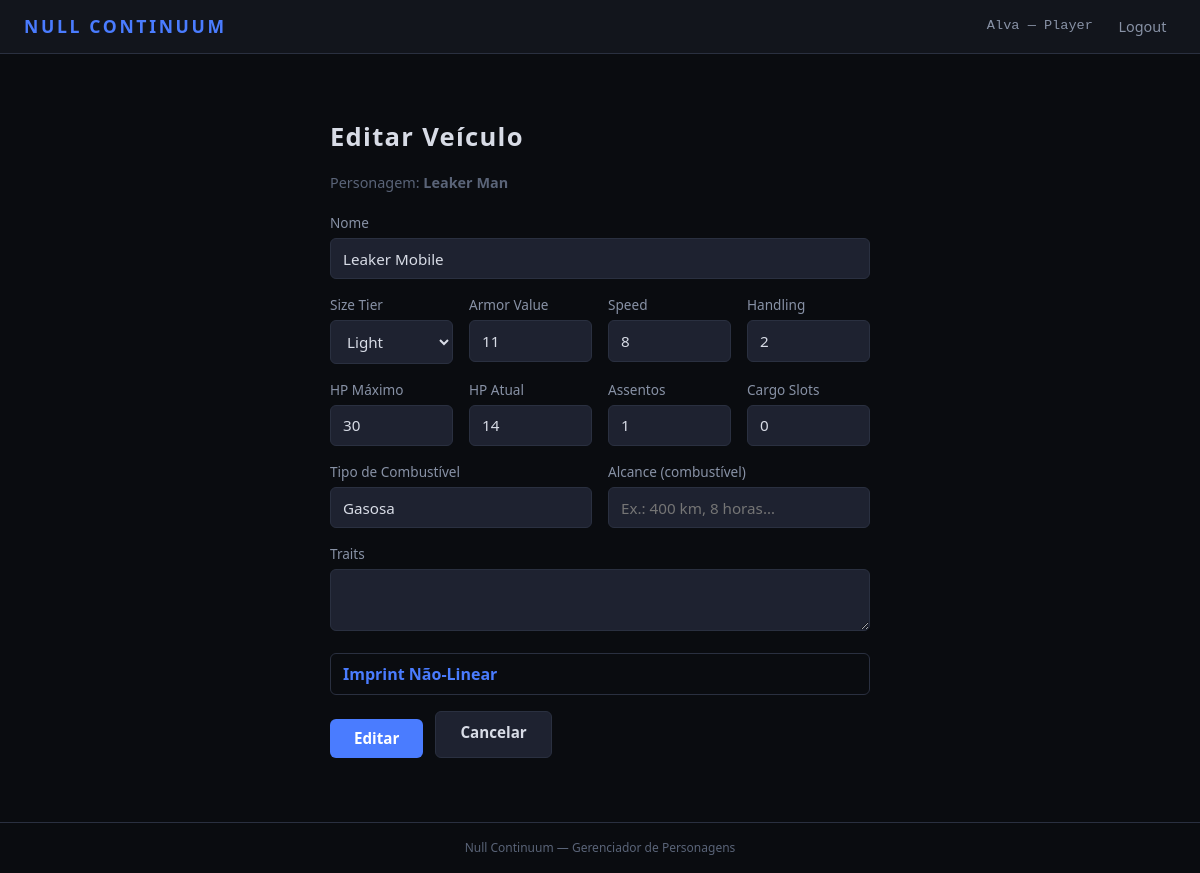
Screenshot of /personagens/19/veiculos/1/edit/ (signed in) with the database file from the repository.
### HomeApp/models.py (models this page shows, shortened)
class User(AbstractUser):
    ROLE_CHOICES = [
        ('GM', 'Game Master'),
        ('PLAYER', 'Player'),
    ]
    role = models.CharField(max_length=6, choices=ROLE_CHOICES, default='PLAYER')

### CharSheet/models.py (models this page shows, shortened)
class Character(models.Model):
    player = models.ForeignKey(
        settings.AUTH_USER_MODEL,
        on_delete=models.CASCADE,
        related_name='characters',
    )
    name = models.CharField('Nome do Personagem', max_length=120)
    background = models.CharField(
        'Background', max_length=20,
        choices=BACKGROUND_CHOICES, default='OTHER',
    )
    background_custom = models.CharField(
        'Background (custom)', max_length=120, blank=True,
        help_text='Preencha se escolheu "Outro".',
    )
    base_rank = models.PositiveIntegerField(
        'Base Rank', default=1,
        validators=[MinValueValidator(1), MaxValueValidator(15)],
    )
    nl_rank = models.PositiveIntegerField(
        'NL Rank', default=0,
        validators=[MinValueValidator(0), MaxValueValidator(15)],
    )
    agility = models.PositiveIntegerField(
        'Agility (AGI)', default=1,
        validators=[MinValueValidator(1), MaxValueValidator(5)],
    )
    fortitude = models.PositiveIntegerField(
        'Fortitude (FOR)', default=1,
        validators=[MinValueValidator(1), MaxValueValidator(5)],
    )
    insight = models.PositiveIntegerField(
        'Insight (INS)', default=1,
        validators=[MinValueValidator(1), MaxValueValidator(5)],
    )
    presence = models.PositiveIntegerField(
        'Presence (PRE)', default=1,
        validators=[MinValueValidator(1), MaxValueValidator(5)],
    )
    stability = models.PositiveIntegerField(
        'Stability (STA)', default=1,
        validators=[MinValueValidator(1), MaxValueValidator(5)],
    )
    intent = models.PositiveIntegerField(
        'Intent (INT)', default=1,
        validators=[MinValueValidator(1), MaxValueValidator(5)],
    )
    continuity_constant = models.CharField(
        'Continuity Constant', max_length=4,
        choices=CC_CHOICES, blank=True, default='',
    )
    abstraction_frame = models.CharField(
        'Abstraction Frame', max_length=10,
        choices=FRAME_CHOICES, blank=True, default='',
    )
    current_hp = models.IntegerField('HP Atual', default=0)
    current_strain = models.IntegerField('Strain Atual', default=0)
    temp_hp = models.IntegerField('HP Temporário', default=0)
    current_ap = models.IntegerField('AP Atual', default=3)
    armor_bonus = models.IntegerField('Bônus de Armadura', default=0)
    shield_bonus = models.IntegerField('Bônus de Escudo', default=0)
    current_load = models.IntegerField('Carga Atual', default=0)
    level_up_available = models.BooleanField('Level Up Disponível', default=False)
    skill_melee = models.CharField('Melee', max_length=1, choices=SKILL_RANK_CHOICES, default='U')
    skill_ranged_weapons = models.CharField('Ranged Weapons', max_length=1, choices=SKILL_RANK_CHOICES, default='U')
    skill_heavy_weaponry = models.CharField('Heavy Weaponry', max_length=1, choices=SKILL_RANK_CHOICES, default='U')
    skill_initiative = models.CharField('Initiative', max_length=1, choices=SKILL_RANK_CHOICES, default='U')
    skill_athletics = models.CharField('Athletics', max_length=1, choices=SKILL_RANK_CHOICES, default='U')
    skill_endurance = models.CharField('Endurance', max_length=1, choices=SKILL_RANK_CHOICES, default='U')
    skill_acrobatics = models.CharField('Acrobatics', max_length=1, choices=SKILL_RANK_CHOICES, default='U')
    skill_stealth = models.CharField('Stealth', max_length=1, choices=SKILL_RANK_CHOICES, default='U')
    skill_perception = models.CharField('Perception', max_length=1, choices=SKILL_RANK_CHOICES, default='U')
    skill_reflexes = models.CharField('Reflexes', max_length=1, choices=SKILL_RANK_CHOICES, default='U')
    skill_sleight_of_hand = models.CharField('Sleight of Hand', max_length=1, choices=SKILL_RANK_CHOICES, default='U')
    skill_piloting_ground = models.CharField('Piloting (Ground)', max_length=1, choices=SKILL_RANK_CHOICES, default='U')
    skill_piloting_air = models.CharField('Piloting (Air)', max_length=1, choices=SKILL_RANK_CHOICES, default='U')
    skill_piloting_sea = models.CharField('Piloting (Sea)', max_length=1, choices=SKILL_RANK_CHOICES, default='U')
    skill_technology = models.CharField('Technology', max_length=1, choices=SKILL_RANK_CHOICES, default='U')
    skill_engineering = models.CharField('Engineering', max_length=1, choices=SKILL_RANK_CHOICES, default='U')
    skill_medicine = models.CharField('Medicine', max_length=1, choices=SKILL_RANK_CHOICES, default='U')
    skill_history = models.CharField('History', max_length=1, choices=SKILL_RANK_CHOICES, default='U')
    skill_religion = models.CharField('Religion', max_length=1, choices=SKILL_RANK_CHOICES, default='U')
    skill_investigation = models.CharField('Investigation', max_length=1, choices=SKILL_RANK_CHOICES, default='U')
    skill_intuition = models.CharField('Intuition', max_length=1, choices=SKILL_RANK_CHOICES, default='U')
    skill_persuasion = models.CharField('Persuasion', max_length=1, choices=SKILL_RANK_CHOICES, default='U')
    skill_intimidation = models.CharField('Intimidation', max_length=1, choices=SKILL_RANK_CHOICES, default='U')
    skill_deception = models.CharField('Deception', max_length=1, choices=SKILL_RANK_CHOICES, default='U')
    skill_survival = models.CharField('Survival', max_length=1, choices=SKILL_RANK_CHOICES, default='U')
    skill_null_theory = models.CharField('Null Theory', max_length=1, choices=SKILL_RANK_CHOICES, default='U')
    skill_null_navigation = models.CharField('Null Navigation', max_length=1, choices=SKILL_RANK_CHOICES, default='U')
    skill_animal_handling = models.CharField('Animal Handling', max_length=1, choices=SKILL_RANK_CHOICES, default='U')
    skill_nlc = models.CharField('NL Control (NLC)', max_length=1, choices=SKILL_RANK_CHOICES, default='U')
    skill_nlr = models.CharField('NL Resistance (NLR)', max_length=1, choices=SKILL_RANK_CHOICES, default='U')
    skill_nl_sensitivity = models.CharField('NL Sensitivity', max_length=1, choices=SKILL_RANK_CHOICES, default='U')
    skill_nl_engineering = models.CharField('NL Engineering', max_length=1, choices=SKILL_RANK_CHOICES, default='U')
    skill_anomalous_protocols = models.CharField('Anomalous Protocols', max_length=1, choices=SKILL_RANK_CHOICES, default='U')
    skill_continuity_analysis = models.CharField('Continuity Analysis', max_length=1, choices=SKILL_RANK_CHOICES, default='U')
    notes = models.TextField('Notas', blank=True)
    created_at = models.DateTimeField(auto_now_add=True)
    updated_at = models.DateTimeField(auto_now=True)
    class Meta:
        ordering = ['-updated_at']
        verbose_name = 'Personagem'
        verbose_name_plural = 'Personagens'
    @property
    def category(self):
        if self.nl_rank == 0:
            return '—'
        if self.nl_rank <= 3:
            return 'I'
        if self.nl_rank <= 6:
            return 'II'
        if self.nl_rank <= 9:
            return 'III'
        if self.nl_rank <= 12:
            return 'IV'
        return 'V'
    SKILL_FIELDS = [
        ('skill_melee', 'Melee', 'Combate'),
        ('skill_ranged_weapons', 'Ranged Weapons', 'Combate'),
        ('skill_heavy_weaponry', 'Heavy Weaponry', 'Combate'),
        ('skill_initiative', 'Initiative', 'Combate'),
        ('skill_athletics', 'Athletics', 'Geral'),
        ('skill_endurance', 'Endurance', 'Geral'),
        ('skill_acrobatics', 'Acrobatics', 'Geral'),
        ('skill_stealth', 'Stealth', 'Geral'),
        ('skill_perception', 'Perception', 'Geral'),
        ('skill_reflexes', 'Reflexes', 'Geral'),
        ('skill_sleight_of_hand', 'Sleight of Hand', 'Geral'),
        ('skill_piloting_ground', 'Piloting (Ground)', 'Geral'),
        ('skill_piloting_air', 'Piloting (Air)', 'Geral'),
        ('skill_piloting_sea', 'Piloting (Sea)', 'Geral'),
        ('skill_technology', 'Technology', 'Geral'),
        ('skill_engineering', 'Engineering', 'Geral'),
        ('skill_medicine', 'Medicine', 'Geral'),
        ('skill_history', 'History', 'Geral'),
        ('skill_religion', 'Religion', 'Geral'),
        ('skill_investigation', 'Investigation', 'Geral'),
        ('skill_intuition', 'Intuition', 'Geral'),
        ('skill_persuasion', 'Persuasion', 'Geral'),
        ('skill_intimidation', 'Intimidation', 'Geral'),
        ('skill_deception', 'Deception', 'Geral'),
        ('skill_survival', 'Survival', 'Geral'),
        ('skill_null_theory', 'Null Theory', 'Geral'),
        ('skill_null_navigation', 'Null Navigation', 'Geral'),
        ('skill_animal_handling', 'Animal Handling', 'Geral'),
        ('skill_nlc', 'NL Control (NLC)', 'Non-Linear'),
        ('skill_nlr', 'NL Resistance (NLR)', 'Non-Linear'),
        ('skill_nl_sensitivity', 'NL Sensitivity', 'Non-Linear'),
        ('skill_nl_engineering', 'NL Engineering', 'Non-Linear'),
        ('skill_anomalous_protocols', 'Anomalous Protocols', 'Non-Linear'),
        ('skill_continuity_analysis', 'Continuity Analysis', 'Non-Linear'),
    ]
    from .feat_models import FeatDefinition, CharacterFeat
    from .trait_models import TraitDefinition, CharacterTrait

class VehicleItem(models.Model):
    character = models.ForeignKey(
        Character, on_delete=models.CASCADE, related_name='vehicles'
    )
    name = models.CharField('Nome', max_length=120)
    size_tier = models.CharField('Size Tier', max_length=10, choices=VEHICLE_SIZE_CHOICES, default='LIGHT')
    current_hp = models.IntegerField('HP Atual', default=0)
    max_hp = models.PositiveIntegerField('HP Máximo', default=1)
    armor_value = models.IntegerField('Armor Value', default=0)
    speed = models.IntegerField('Speed', default=0)
    handling = models.IntegerField('Handling', default=0)
    seats = models.PositiveIntegerField('Assentos', default=1)
    cargo_slots = models.PositiveIntegerField('Cargo Slots', default=0)
    fuel_type = models.CharField('Tipo de Combustível', max_length=80, blank=True)
    fuel_range = models.CharField('Alcance (combustível)', max_length=80, blank=True)
    traits = models.TextField('Traits', blank=True)
    is_nl = models.BooleanField('Não-Linear', default=False)
    nl_constant = models.CharField('Continuity Constant', max_length=200, blank=True)
    nl_passive = models.TextField('Passive Expressions', blank=True)
    nl_active = models.TextField('Active Expressions', blank=True)
    nl_condition_rules = models.TextField('Condition Rules', blank=True)
    class Meta:
        ordering = ['name']
        verbose_name = 'Veículo'
        verbose_name_plural = 'Veículos'

### CharSheet/views.py (the view)
# urls.py: path('personagens/<int:pk>/veiculos/<int:item_pk>/edit/', views.vehicle_edit, name='vehicle_edit'),
@login_required
def vehicle_edit(request, pk, item_pk):
    char = _get_owned_character(pk, request.user)
    item = get_object_or_404(VehicleItem, pk=item_pk, character=char)
    if request.method == 'POST':
        form = VehicleItemForm(request.POST, instance=item)
        if form.is_valid():
            form.save()
            return redirect('character_detail', pk=pk)
    else:
        form = VehicleItemForm(instance=item)
    return render(request, 'CharSheet/vehicle_form.html', {
        'form': form, 'char': char, 'action': 'Editar',
    })

### templates/CharSheet/vehicle_form.html (shortened to what this page needs)
{% extends 'base.html' %}
{% block content %}
<div class="auth-container inv-form-container">
    <h1 class="auth-title">{{ action }} Veículo</h1>
    <p class="inv-form-char">Personagem: <strong>{{ char.name }}</strong></p>
    <form method="post" class="inv-form">
        <div class="form-group">
            <label class="form-label" for="{{ form.name.id_for_label }}">{{ form.name.label }}</label>
            {{ form.name }}
        </div>
        <div class="veh-form-row">
            <div class="form-group">
                <label class="form-label" for="{{ form.size_tier.id_for_label }}">{{ form.size_tier.label }}</label>
                {{ form.size_tier }}
            </div>
            <div class="form-group">
                <label class="form-label" for="{{ form.armor_value.id_for_label }}">{{ form.armor_value.label }}</label>
                {{ form.armor_value }}
            </div>
            <div class="form-group">
                <label class="form-label" for="{{ form.speed.id_for_label }}">{{ form.speed.label }}</label>
                {{ form.speed }}
            </div>
            <div class="form-group">
                <label class="form-label" for="{{ form.handling.id_for_label }}">{{ form.handling.label }}</label>
                {{ form.handling }}
            </div>
        </div>
        <div class="veh-form-row">
            <div class="form-group">
                <label class="form-label" for="{{ form.max_hp.id_for_label }}">{{ form.max_hp.label }}</label>
                {{ form.max_hp }}
            </div>
            <div class="form-group">
                <label class="form-label" for="{{ form.current_hp.id_for_label }}">{{ form.current_hp.label }}</label>
                {{ form.current_hp }}
            </div>
            <div class="form-group">
                <label class="form-label" for="{{ form.seats.id_for_label }}">{{ form.seats.label }}</label>
                {{ form.seats }}
            </div>
            <div class="form-group">
                <label class="form-label" for="{{ form.cargo_slots.id_for_label }}">{{ form.cargo_slots.label }}</label>
                {{ form.cargo_slots }}
            </div>
        </div>
        <div class="veh-form-row">
            <div class="form-group">
                <label class="form-label" for="{{ form.fuel_type.id_for_label }}">{{ form.fuel_type.label }}</label>
                {{ form.fuel_type }}
            </div>
            <div class="form-group">
                <label class="form-label" for="{{ form.fuel_range.id_for_label }}">{{ form.fuel_range.label }}</label>
                {{ form.fuel_range }}
            </div>
        </div>
        <div class="form-group">
            <label class="form-label" for="{{ form.traits.id_for_label }}">{{ form.traits.label }}</label>
            {{ form.traits }}
        </div>
        <details class="nl-form-details" {% if form.instance.is_nl %}open{% endif %}>
            <summary class="nl-form-summary">Imprint Não-Linear</summary>
        </details>
        <div class="form-actions">
            <button type="submit" class="btn btn-primary btn-inline">{{ action }}</button>
            <a href="{% url 'character_detail' pk=char.pk %}" class="btn btn-secondary btn-inline">Cancelar</a>
        </div>
    </form>
</div>
{% endblock %}

### templates/base.html (shortened to what this page needs)
{% load static %}
<!DOCTYPE html>
<html lang="pt-br">
<head>
    <link rel="stylesheet" href="{% static 'css/style.css' %}">
    <link rel="stylesheet" href="{% static 'css/charsheet.css' %}">
    <link rel="stylesheet" href="{% static 'css/combat_tracker.css' %}">
    <link rel="stylesheet" href="{% static 'css/feats.css' %}">
    <link rel="stylesheet" href="{% static 'css/rankup.css' %}">
    <link rel="stylesheet" href="{% static 'css/traits.css' %}">
</head>
<body>
    <nav class="navbar">
        <a href="{% url 'dashboard' %}" class="nav-brand">NULL CONTINUUM</a>
        <div class="nav-links">
            {% if user.is_authenticated %}
                <span class="nav-user">{{ user.username }} — {{ user.get_role_display }}</span>
                <form method="post" action="{% url 'logout' %}" class="nav-logout-form">
                    <button type="submit" class="nav-link nav-btn">Logout</button>
                </form>
            {% else %}
                <a href="{% url 'login' %}" class="nav-link">Login</a>
                <a href="{% url 'register' %}" class="nav-link">Registrar</a>
            {% endif %}
        </div>
    </nav>
    <main class="container">
        {% block content %}{% endblock %}
    </main>
    <footer class="footer">
        <p>Null Continuum — Gerenciador de Personagens</p>
    </footer>
</body>
</html>

### rows the page displays
User: username "Alva", role "Player"
Character: name "Leaker Man"
VehicleItem: name "Leaker Mobile", size_tier "Light", armor_value "11", speed "8", handling "2", max_hp "30", current_hp "14", seats "1", cargo_slots "0", fuel_type "Gasosa"

### other values shown
{{ action }} "Editar"
